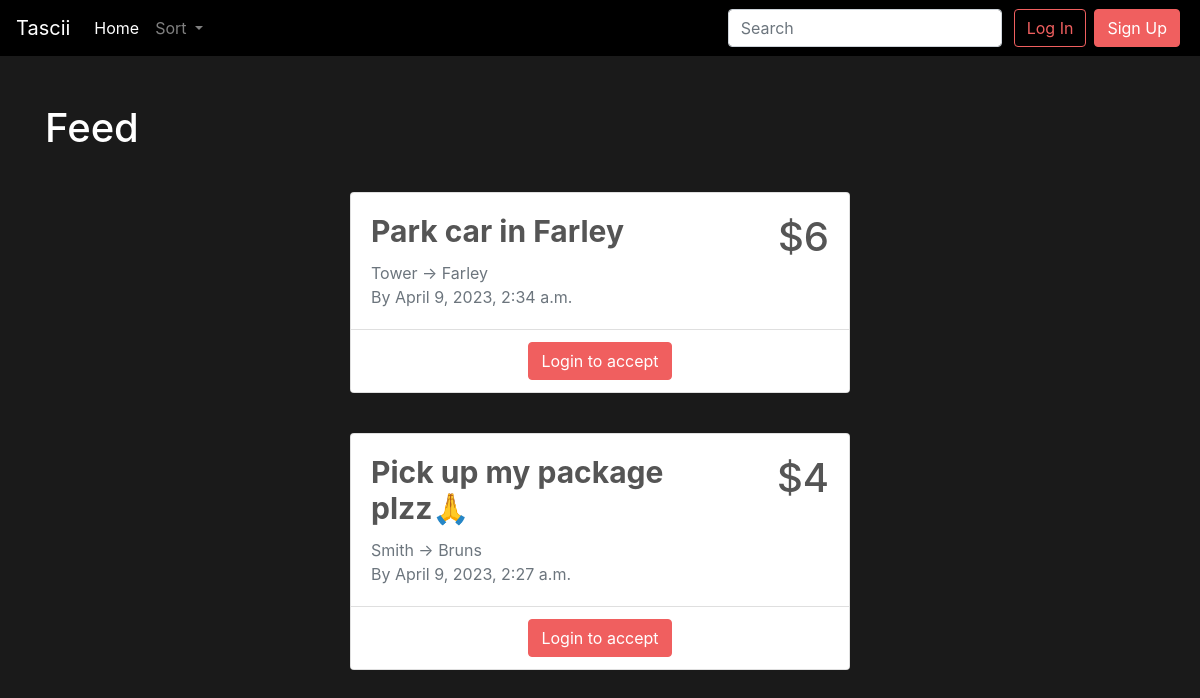
Before: / with the older database file.
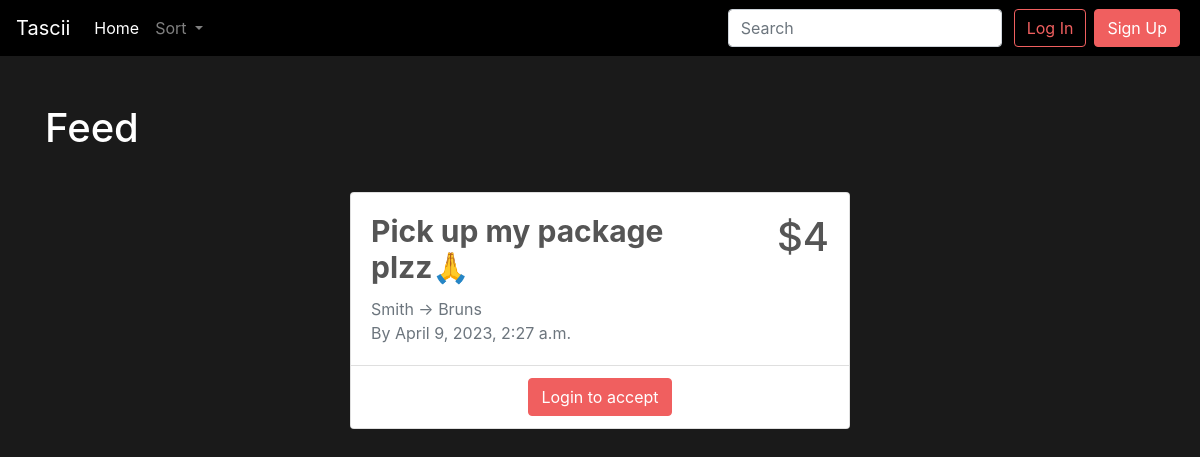
After: the same page with the newer database file.
### feed/models.py (models this page shows)
class Post(models.Model):
    title = models.CharField(max_length=100)
    price = models.IntegerField()
    start_loc = models.CharField(max_length=100) # Could create custom location field to get long and lat too
    end_loc = models.CharField(max_length=100)
    expiration_date = models.DateTimeField()
    time_estimate = models.DurationField()
    user = models.ForeignKey(User, on_delete=models.CASCADE, related_name='%(class)s_post_created')
    created_at = models.DateTimeField(auto_now_add=True)
    status = models.CharField(max_length=20, default='open') # open, accepted, completed, cancelled
    filled_by = models.ForeignKey(User, on_delete=models.CASCADE, related_name='%(class)s_post_filled', null=True, blank=True)

### feed/views.py (the view)
# urls.py: path('', views.feed, name='feed'),
def feed(request, sort="created_at"):
    query = request.GET.get('query')
    sort = sort if sort == 'expiration_date' else '-' + sort
    if query:
        posts = Post.objects.filter(
            Q(title__icontains=query) | Q(start_loc__icontains=query) | Q(end_loc__icontains=query)
        ).order_by(sort)
    else:
        posts = Post.objects.filter(Q(status='open')).order_by(sort)
    context = {
        'query': query,
        'posts': posts
    }
    return render(request, 'feed.html', context)

### feed/templates/feed.html (shortened to what this page needs)
{% extends "base.html" %}
{% block page_content %}
<h1>Feed</h1>
<div class="col">
{% for post in posts %}
    <div class="post md-4 mx-auto">
    <div class="card rounded-3">
        <div class="card-body row">
            <div class="col-9">
                <h5 class="card-title">{{ post.title }}</h5>
                <p class="card-text text-muted">{{ post.start_loc }} &rarr; {{ post.end_loc }}</p>
                <p class="card-text text-muted">By {{ post.expiration_date }}</p>
            </div>
            <div class="col">
                <h4 class="card-price">${{ post.price }}</h4>
            </div>
        </div>
        <div class="card-footer bg-white text-center">
            {% if request.user.is_authenticated %}
                {% if post.user == request.user %}
                    <a href="{% url 'edit_post' post.pk %}" class="btn btn-primary">Edit</a>
                {% else %}
                    <a href="{% url 'post_details' post.pk %}" class="btn btn-primary">Accept?</a>
                {% endif %}
            {% else %}
                <a href="{% url 'login' %}" class="btn btn-primary">Login to accept</a>
            {% endif %}
        </div>
    </div>
    </div>
{% endfor %}
</div>
{% endblock %}

Changed rows visible on the page:
no longer on this page (row edited): Post: title "Park car in Farley", start_loc "Tower", end_loc "Farley", expiration_date "April 9, 2023, 2:34 a.m.", price "6"
